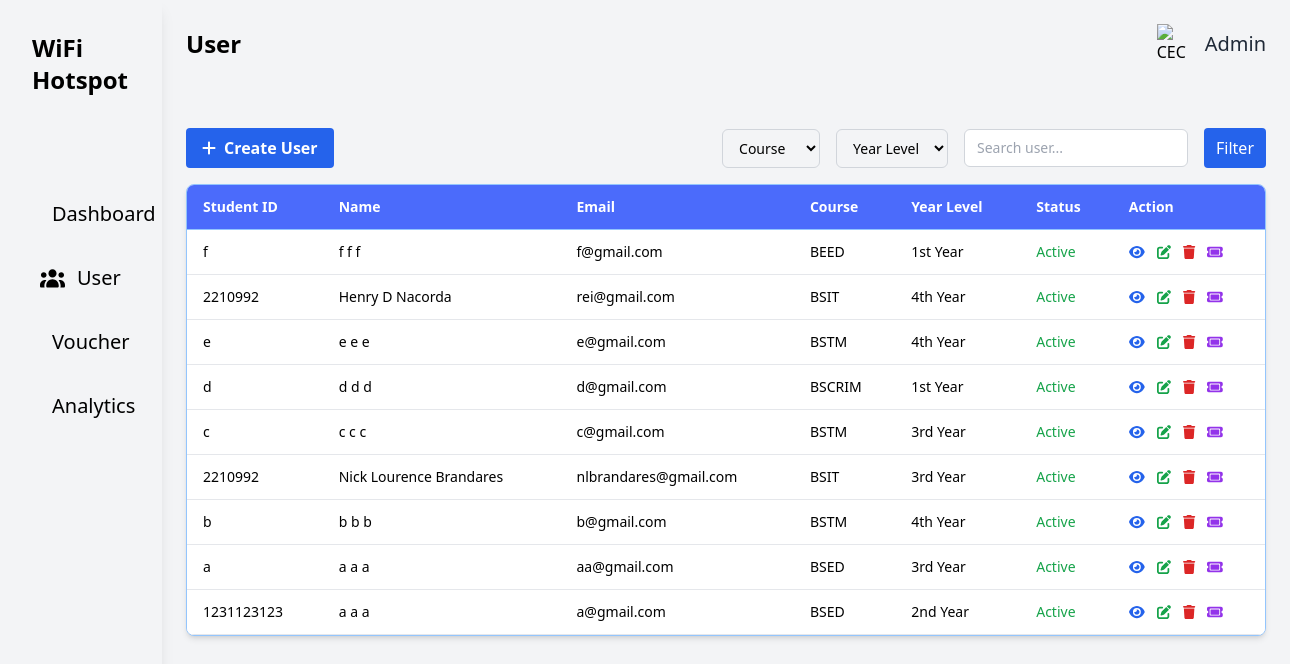
Page /php/User.php on the earlier database version.
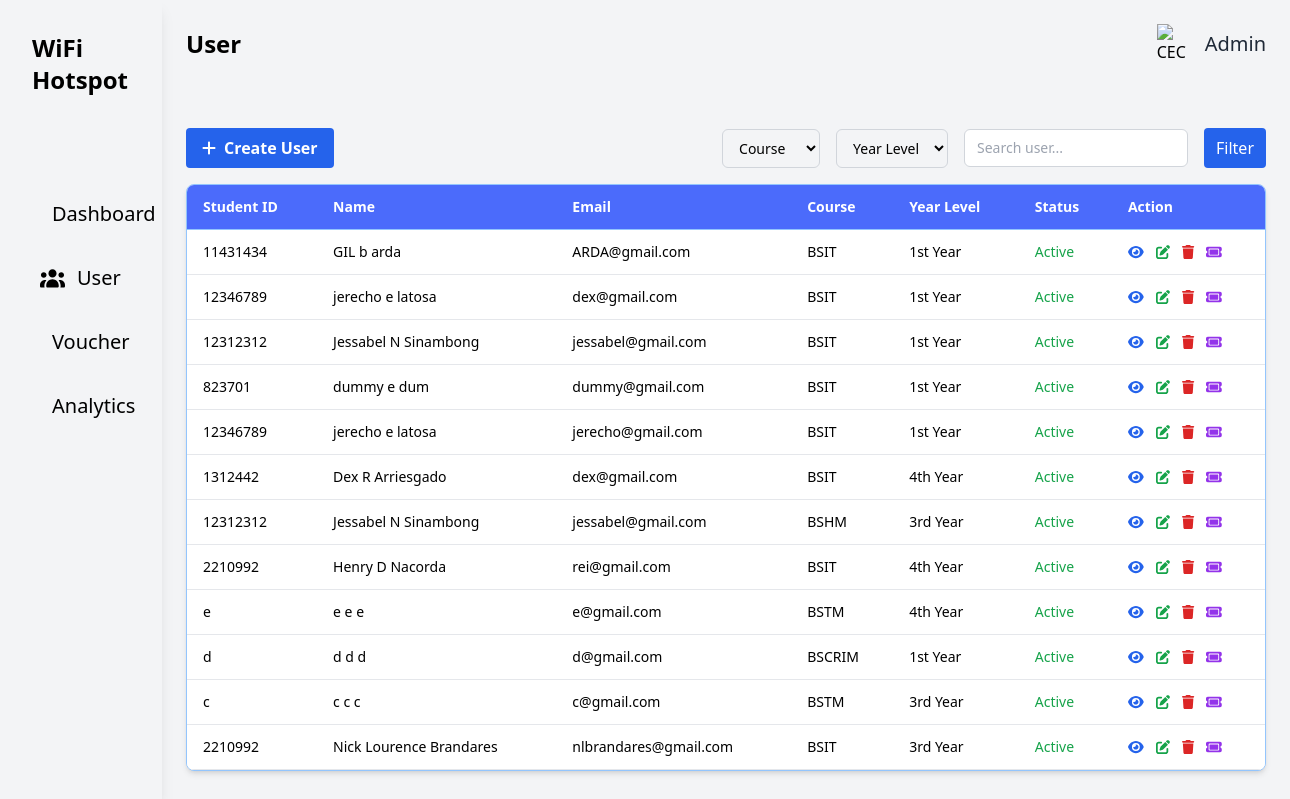
Same page on the later database version.
### tables this page shows
CREATE TABLE `users_profile` (
  `user_id` int(11) NOT NULL,
  `school_id` varchar(50) DEFAULT NULL,
  `first_name` varchar(50) DEFAULT NULL,
  `middle_name` varchar(10) DEFAULT NULL,
  `last_name` varchar(50) DEFAULT NULL,
  `gmail` varchar(100) DEFAULT NULL,
  `contact_number` varchar(20) DEFAULT NULL,
  `course_name` varchar(50) DEFAULT NULL,
  `year_level` varchar(50) DEFAULT NULL,
  `gender` varchar(20) DEFAULT NULL,
  `user_type` varchar(20) DEFAULT NULL,
  `voucher_code` varchar(100) DEFAULT NULL,
  `password_generated` varchar(255) DEFAULT NULL,
  `status` varchar(20) DEFAULT 'Active',
  `created_at` timestamp NOT NULL DEFAULT current_timestamp()
);

### php/User.php (the view, shortened to what this page needs)
<?php
require 'db.php';
$q = trim($_GET['q'] ?? '');
$sql = "SELECT * FROM users_profile WHERE 1=1";
$params = [];
$sql .= " ORDER BY user_id DESC";
$stmt = $pdo->prepare($sql);
$stmt->execute($params);
$users = $stmt->fetchAll();
?>
<!DOCTYPE html>
<html lang="en">
<head>
  <link href="https://cdnjs.cloudflare.com/ajax/libs/font-awesome/6.5.2/css/all.min.css" rel="stylesheet">
  <script src="../css/tailwind.css"></script>
</head>
<body class="bg-gray-100">
  <div class="flex">
    <div class="w-64 bg-white-200 h-screen p-8 text-white shadow-lg overflow-y-auto">
      <div class="flex items-center space-x-2 mb-24">
        <h1 class="text-2xl font-semibold text-black">WiFi Hotspot</h1>
      </div>
      <ul class="space-y-5">
        <li><a href="admindashboard.php" class="flex items-center space-x-3 hover:bg-gray-300 p-2 rounded"><span class="text-black text-xl">Dashboard</span></a></li>
        <li><a href="User.php" class="flex items-center space-x-3 hover:bg-gray-300 p-2 rounded"> <span class="text-black text-xl">User</span></a></li>
        <li><a href="../php/Voucher.php" class="flex items-center space-x-3 hover:bg-gray-300 p-2 rounded"><span class="text-black text-xl">Voucher</span></a></li>
        <li><a href="../php/Analytics.php" class="flex items-center space-x-3 hover:bg-gray-300 p-2 rounded"><span class="text-black text-xl">Analytics</span></a></li>
      </ul>
    </div>
    <div class="container mx-auto p-6 flex-1">
      <div class="flex justify-between items-center mb-16">
        <h1 class="text-2xl font-semibold text-black">User</h1>
        <div class="flex items-center space-x-2">
          <img src="../images/ceclogo.png" alt="CEC Logo" class="w-10 h-10 object-contain">
          <span class="text-xl text-gray-800">Admin</span>
        </div>
      </div>
      <div class="flex justify-between mb-4">
        <div>
          <button id="openModalBtn"
            class="flex items-center gap-2 bg-blue-600 text-white px-4 py-2 rounded hover:bg-blue-700">
            <i class="fa-solid fa-plus"></i>
            <span class="font-semibold">Create User</span>
          </button>
        </div>
        <form method="get" id="filterForm" class="flex gap-4 items-center">
          <select name="course_name" id="course_name"
            class="bg-gray-100 border border-gray-300 rounded-md px-3 py-2 text-sm">
            <option value="">Course</option>
          </select>
          <select name="year_level" id="year_level"
            class="bg-gray-100 border border-gray-300 rounded-md px-3 py-2 text-sm">
            <option value="">Year Level</option>
          </select>
          <input type="text" name="q" id="search_user" value="<?= htmlentities($q) ?>" placeholder="Search user..."
            class="bg-white border border-gray-300 rounded-md px-3 py-2 text-sm w-56">
          <button type="submit" class="bg-blue-600 text-white px-3 py-2 rounded">Filter</button>
        </form>
      </div>
    </div>
    <div class="w-[1080px] bg-white shadow-md rounded-lg overflow-hidden border border-blue-300 mt-4">
      <div class="overflow-x-auto">
        <table class="min-w-full border-collapse">
          <thead class="bg-[#4B6BFB] text-white">
            <tr>
              <th class="px-4 py-3 text-left text-sm font-semibold border-b border-blue-300">Student ID</th>
              <th class="px-4 py-3 text-left text-sm font-semibold border-b border-blue-300">Name</th>
              <th class="px-4 py-3 text-left text-sm font-semibold border-b border-blue-300">Email</th>
              <th class="px-4 py-3 text-left text-sm font-semibold border-b border-blue-300">Course</th>
              <th class="px-4 py-3 text-left text-sm font-semibold border-b border-blue-300">Year Level</th>
              <th class="px-4 py-3 text-left text-sm font-semibold border-b border-blue-300">Status</th>
              <th class="px-4 py-3 text-left text-sm font-semibold border-b border-blue-300">Action</th>
            </tr>
          </thead>
          <tbody class="bg-white">
            <?php foreach ($users as $u): ?>
              <tr class="hover:bg-gray-100 border-b border-gray-200">
                <td class="px-4 py-3 text-sm"><?= htmlentities($u['school_id']) ?></td>
                <td class="px-4 py-3 text-sm">
                  <?= htmlentities($u['first_name'] . ' ' . ($u['middle_name'] ? $u['middle_name'] . ' ' : '') . $u['last_name']) ?>
                </td>
                <td class="px-4 py-3 text-sm"><?= htmlentities($u['gmail']) ?></td>
                <td class="px-4 py-3 text-sm"><?= htmlentities($u['course_name']) ?></td>
                <td class="px-4 py-3 text-sm"><?= htmlentities($u['year_level']) ?></td>
                <td class="px-4 py-3 text-sm <?= $u['status'] === 'Active' ? 'text-green-600' : 'text-red-600' ?>">
                  <?= htmlentities($u['status']) ?></td>
                <td class="px-4 py-3 text-sm">
                  <div class="flex space-x-3">
                    <a class="text-blue-600 hover:text-blue-800" href="view_user.php?id=<?= $u['user_id'] ?>"
                      title="See More"><i class="fa-solid fa-eye"></i></a>
                    <a class="text-green-600 hover:text-green-800" href="edit_user.php?id=<?= $u['user_id'] ?>"><i
                        class="fas fa-edit"></i></a>
                    <button onclick="deleteUser(<?= $u['user_id'] ?>)" class="text-red-600 hover:text-red-800"><i
                        class="fas fa-trash"></i></button>
                    <button onclick="generateVoucher(<?= $u['user_id'] ?>)" class="text-purple-600 hover:text-purple-800"
                      title="Generate Voucher">
                      <i class="fa-solid fa-ticket"></i>
                    </button>
                  </div>
                </td>
              </tr>
            <?php endforeach; ?>
          </tbody>
        </table>
      </div>
    </div>
  </div>
</body>
</html>

Differences in the rows shown:
removed users_profile: school "f", first_name+middle_name+last_name "f f f", gmail "f@gmail.com", course_name "BEED", year_level "1st Year", status "Active"
removed users_profile: school "b", first_name+middle_name+last_name "b b b", gmail "b@gmail.com", course_name "BSTM", year_level "4th Year", status "Active"
removed users_profile: school "a", first_name+middle_name+last_name "a a a", gmail "aa@gmail.com", course_name "BSED", year_level "3rd Year", status "Active"
removed users_profile: school "1231123123", first_name+middle_name+last_name "a a a", gmail "a@gmail.com", course_name "BSED", year_level "2nd Year", status "Active"
added users_profile: school "11431434", first_name+middle_name+last_name "GIL b arda", gmail "ARDA@gmail.com", course_name "BSIT", year_level "1st Year", status "Active"
added users_profile: school "12346789", first_name+middle_name+last_name "jerecho e latosa", gmail "dex@gmail.com", course_name "BSIT", year_level "1st Year", status "Active"
added users_profile: school "12312312", first_name+middle_name+last_name "Jessabel N Sinambong", gmail "jessabel@gmail.com", course_name "BSIT", year_level "1st Year", status "Active"
added users_profile: school "823701", first_name+middle_name+last_name "dummy e dum", gmail "dummy@gmail.com", course_name "BSIT", year_level "1st Year", status "Active"
added users_profile: school "12346789", first_name+middle_name+last_name "jerecho e latosa", gmail "jerecho@gmail.com", course_name "BSIT", year_level "1st Year", status "Active"
added users_profile: school "1312442", first_name+middle_name+last_name "Dex R Arriesgado", gmail "dex@gmail.com", course_name "BSIT", year_level "4th Year", status "Active"
added users_profile: school "12312312", first_name+middle_name+last_name "Jessabel N Sinambong", gmail "jessabel@gmail.com", course_name "BSHM", year_level "3rd Year", status "Active"
